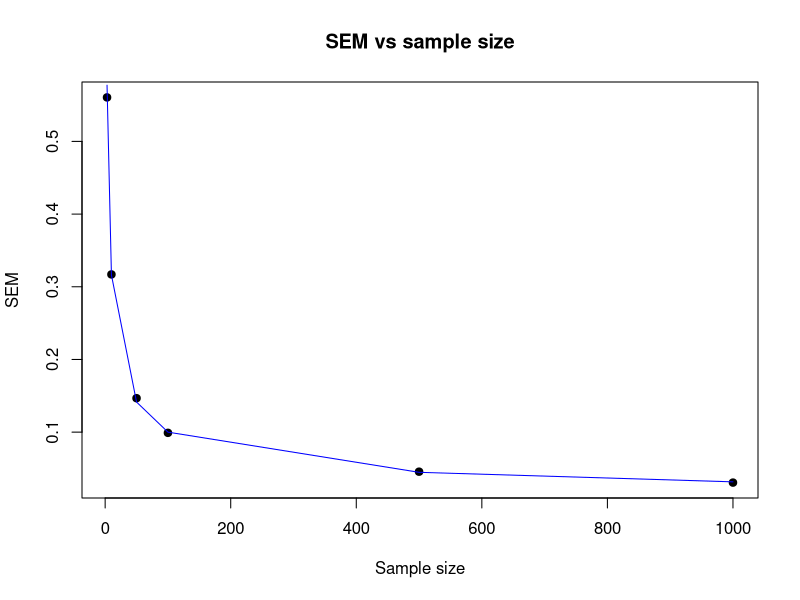
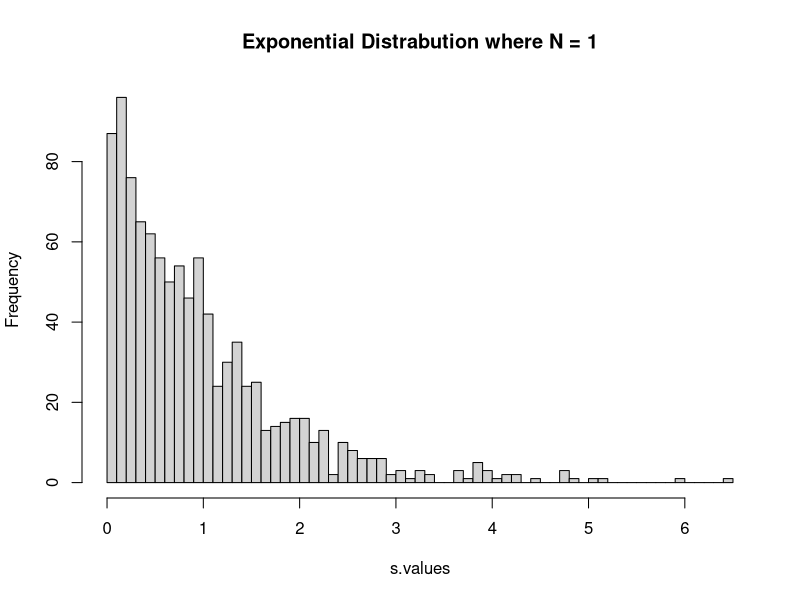
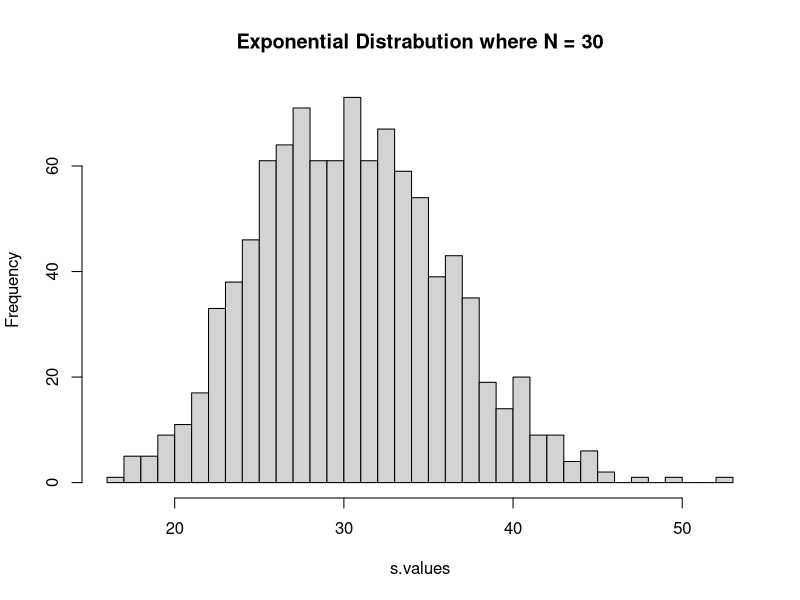
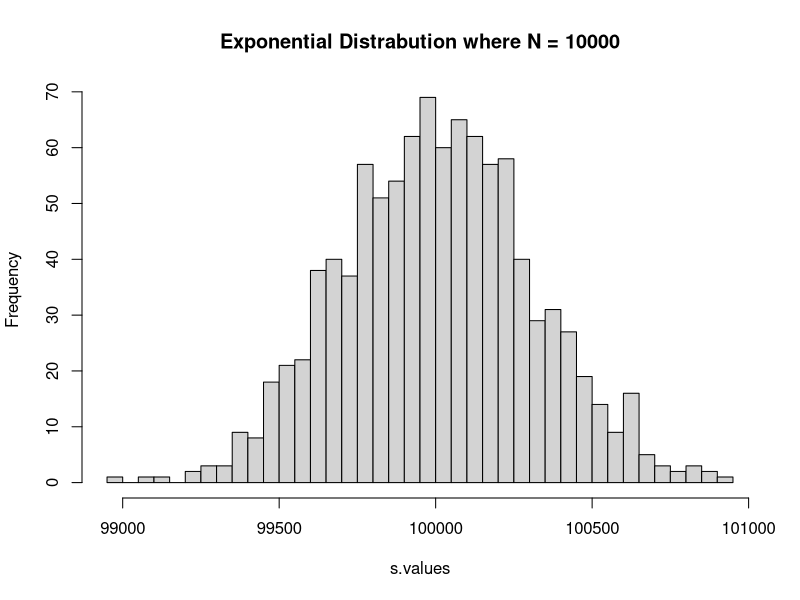

Reproduce these figures in R, in order.
## ---- chunk 1
library(ggplot2)
knitr::opts_chunk$set(echo = TRUE)
## ---- chunk 2
# different sample sizes we are going to try:
sample.sizes=c(3,10,50, 100, 500, 1000)

mean.sds = numeric(0) 
i=1

for ( N in sample.sizes ) { # try different sample sizes
  # Set m to an empty vector at the beginning of each outer loop loop
  m=numeric(0)
  # Inner loop will build vecotr m which will contain 1000 means for a sample drawn from 
  # a normal distribution with mean 0 and sd 1 where sample size = N
  j = 0; while(j < 1000){
    m=c(m,(mean(rnorm(sample.sizes[i]))))
    j = j+1
  }
  # Concatinating the mean 
  mean.sds=c(mean.sds,sd(m))
  i=i+1
}

plot(sample.sizes,mean.sds, main="SEM vs sample size",pch=19,xlab='Sample size',ylab='SEM')
lines(sample.sizes,1/sqrt(sample.sizes),col='blue')
## ---- chunk 3
N = 1  # the number of i.i.d. variables X we are going to sum

# how many times we are going to repeat the "experiment" (see the text above for what we call an experiment):
repeats = 1000 
s.values=numeric() # we will use this vector to store the value of the sum in each experiment

for (n.exp in 1:repeats) { # repeat the experiment!
  # Initialize the vector m
  m=numeric(0)
  # Insert into vector m N number of random variables drawn from an 
  # exponential distribution
  m=rexp(N)
  # Sum all values in vector M and insert them into the s.values vector in the n.exp
  # position
  s.values[n.exp] = sum(m)
}

hist(s.values, breaks = 50,main="Exponential Distrabution where N = 1")
shapiro.test(s.values)

N = 30  # the number of i.i.d. variables X we are going to sum

# how many times we are going to repeat the "experiment" (see the text above for what we call an experiment):
repeats = 1000 
s.values=numeric() # we will use this vector to store the value of the sum in each experiment

for (n.exp in 1:repeats) { # repeat the experiment!
  m=numeric(0)
  m=rexp(N)
  s.values[n.exp] = sum(m)
}
hist(s.values, breaks = 50, main="Exponential Distrabution where N = 30")
shapiro.test(s.values)

N = 100000  # the number of i.i.d. variables X we are going to sum

# how many times we are going to repeat the "experiment" (see the text above for what we call an experiment):
repeats = 1000 
s.values=numeric() # we will use this vector to store the value of the sum in each experiment

for (n.exp in 1:repeats) { # repeat the experiment!
  m=numeric(0)
  m=rexp(N)
  s.values[n.exp] = sum(m)
}
hist(s.values, breaks = 50, main="Exponential Distrabution where N = 10000")
shapiro.test(s.values)
